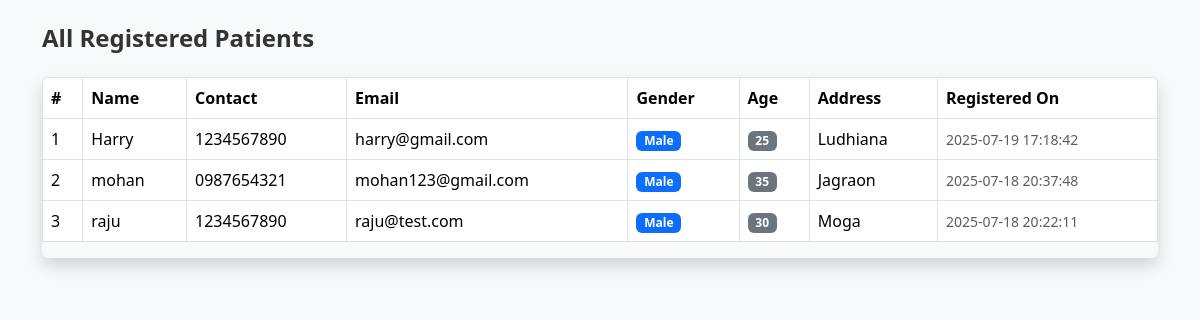
/admin/manage_patients.php, run on the app's committed database.
### tables this page shows
CREATE TABLE `tblpatient` (
  `id` int(11) NOT NULL,
  `Docid` int(11) NOT NULL,
  `PatientName` varchar(100) NOT NULL,
  `PatientContno` varchar(20) NOT NULL,
  `PatientEmail` varchar(100) NOT NULL,
  `PatientGender` enum('Male','Female') NOT NULL,
  `PatientAdd` varchar(255) NOT NULL,
  `PatientAge` int(11) NOT NULL,
  `PatientMedhis` text DEFAULT NULL,
  `CreationDate` timestamp NOT NULL DEFAULT current_timestamp() ON UPDATE current_timestamp(),
  `UpdationDate` timestamp NOT NULL DEFAULT '0000-00-00 00:00:00'
);

### admin/manage_patients.php (the view, shortened to what this page needs)
<?php
$query = mysqli_query($conn, "SELECT * FROM tblpatient ORDER BY CreationDate DESC");
?>
<!DOCTYPE html>
<html lang="en">
<head>
  <link href="https://cdn.jsdelivr.net/npm/bootstrap@5.3.7/dist/css/bootstrap.min.css" rel="stylesheet">
</head>
<body>
  <div class="container py-4">
    <h4 class="mb-4">All Registered Patients</h4>
    <div class="table-responsive shadow rounded">
      <table class="table table-bordered table-hover">
        <thead>
          <tr>
            <th>#</th>
            <th>Name</th>
            <th>Contact</th>
            <th>Email</th>
            <th>Gender</th>
            <th>Age</th>
            <th>Address</th>
            <th>Registered On</th>
          </tr>
        </thead>
        <tbody>
          <?php
          $cnt = 1;
          if (mysqli_num_rows($query) > 0) {
            while ($row = mysqli_fetch_assoc($query)) { ?>
              <tr>
                <td><?= $cnt++; ?></td>
                <td><?= htmlspecialchars($row['PatientName']); ?></td>
                <td><?= htmlspecialchars($row['PatientContno']); ?></td>
                <td><?= htmlspecialchars($row['PatientEmail']); ?></td>
                <td>
                  <?php if ($row['PatientGender'] == 'Male') {
                    echo '<span class="badge bg-primary">Male</span>';
                  } else {
                    echo '<span class="badge bg-pink text-white">Female</span>';
                  } ?>
                </td>
                <td><span class="badge badge-age"><?= $row['PatientAge']; ?></span></td>
                <td><?= htmlspecialchars($row['PatientAdd']); ?></td>
                <td><span class="text-muted small"><?= $row['CreationDate']; ?></span></td>
              </tr>
          <?php }
          } else {
            echo '<tr><td colspan="8" class="text-center text-muted">No patients found.</td></tr>';
          }
          ?>
        </tbody>
      </table>
    </div>
  </div>
</body>
</html>

### admin/manage_patients.php (style rules this page uses)
body { background-color: #f8f9fa; }
.container { max-width: 95%; }
.table th, .table td { vertical-align: middle; }
.table thead { background-color: #343a40; color: #fff; }
h4 { font-weight: 600; color: #333; }
.badge-age { background-color: #6c757d; }

### data on the page
tblpatient: PatientName "Harry", PatientContno "1234567890", PatientEmail "harry@gmail.com", PatientGender "Male", PatientAge "25", PatientAdd "Ludhiana", CreationDate "2025-07-19 17:18:42"
tblpatient: PatientName "mohan", PatientContno "0987654321", PatientEmail "mohan123@gmail.com", PatientGender "Male", PatientAge "35", PatientAdd "Jagraon", CreationDate "2025-07-18 20:37:48"
tblpatient: PatientName "raju", PatientContno "1234567890", PatientEmail "raju@test.com", PatientGender "Male", PatientAge "30", PatientAdd "Moga", CreationDate "2025-07-18 20:22:11"
